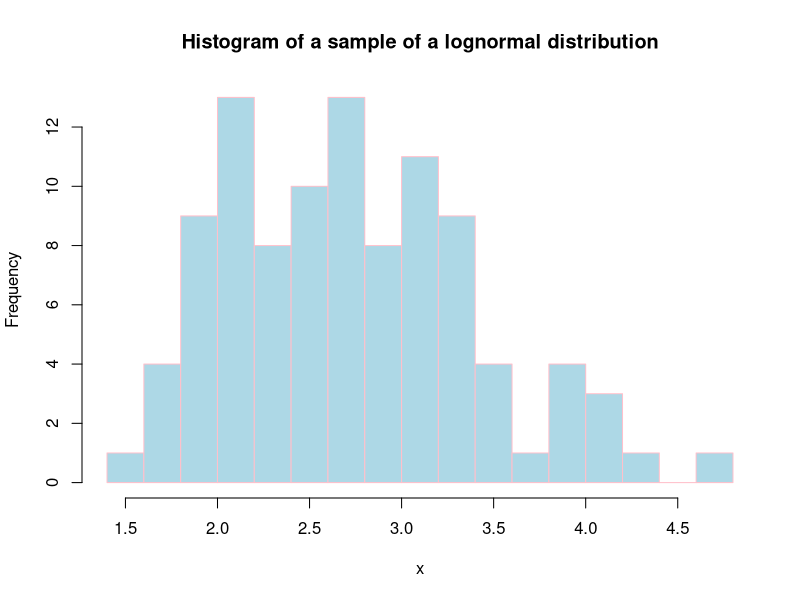
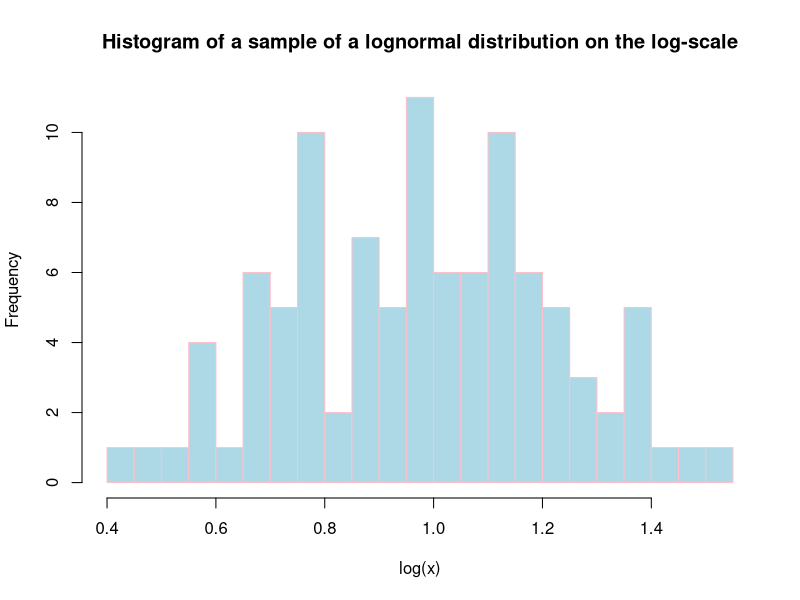

The R source for these figures, in order:
## ---- chunk 1
knitr::opts_chunk$set(echo = TRUE)
## ---- chunk 2
x <- rlnorm(100,1,0.25)

x
## ---- chunk 3
hist(x, 20, main='Histogram of a sample of a lognormal distribution', col = "lightblue", border = "pink")

hist(log(x), 20, main='Histogram of a sample of a lognormal distribution on the log-scale', col = "lightblue", border = "pink")

mu = mean(x)
var = var(x)
